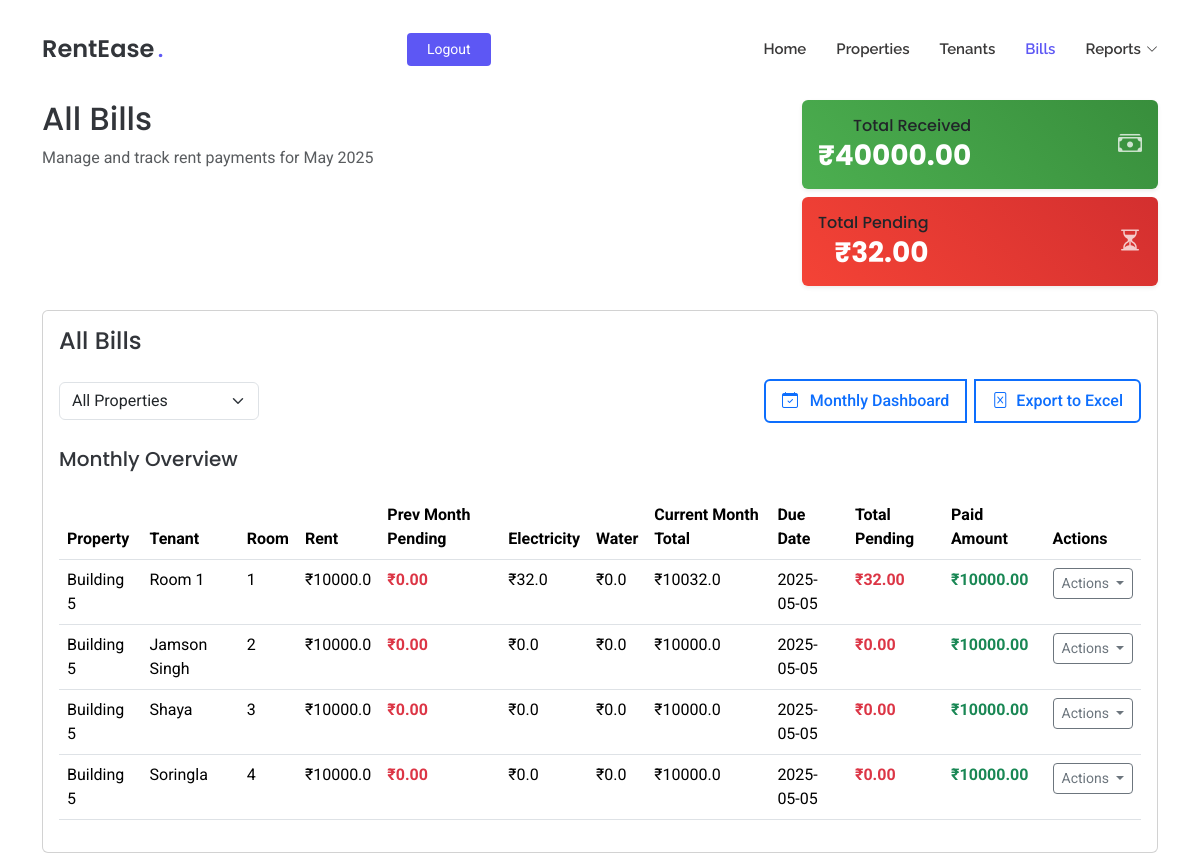
Before: /all-bills (signed in) with the older database file.
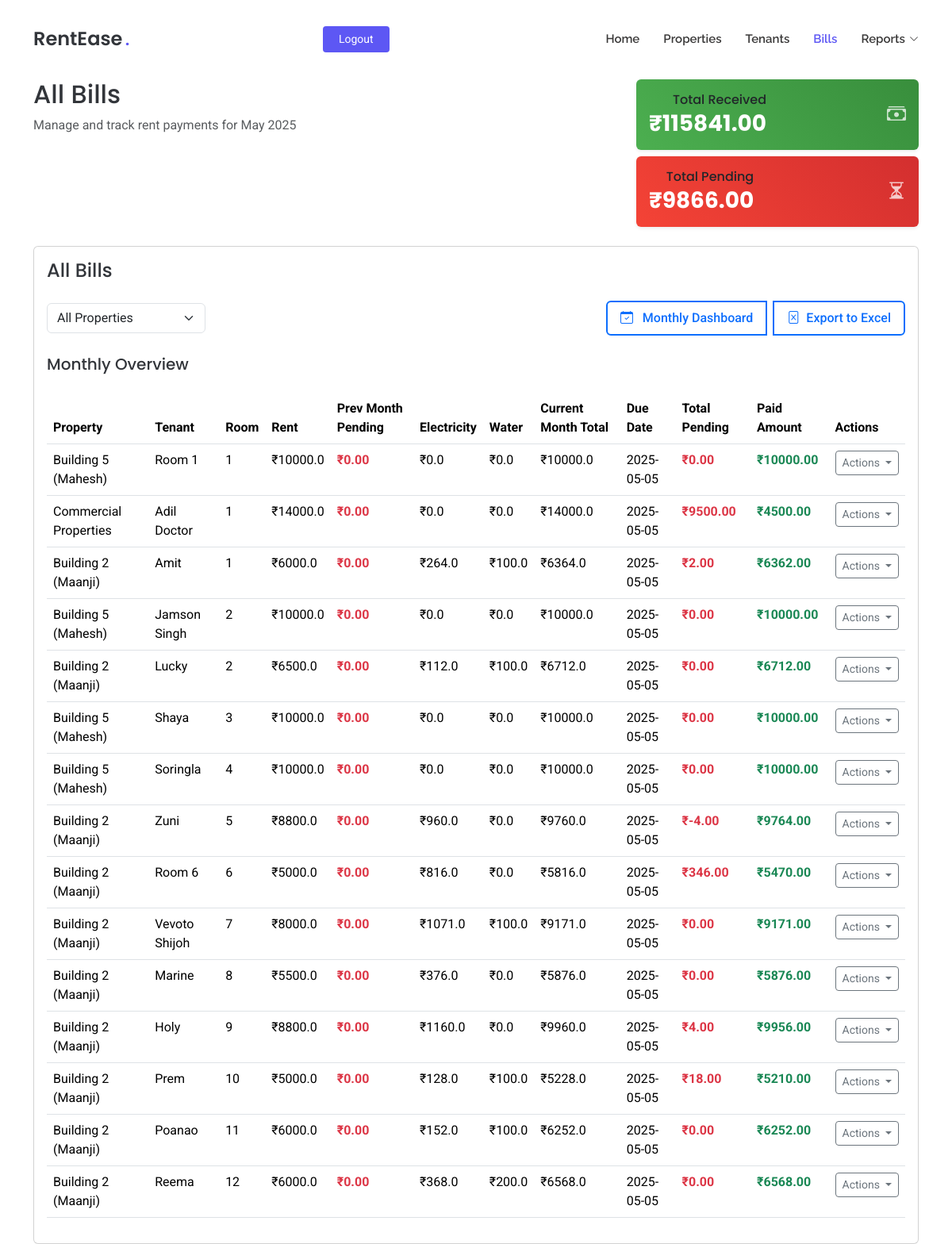
After: the same page with the newer database file.
### tables this page shows
CREATE TABLE tenants
                 (id INTEGER PRIMARY KEY AUTOINCREMENT,
                  name TEXT NOT NULL,
                  property_id INTEGER NOT NULL,
                  room_id INTEGER NOT NULL,
                  phone_number TEXT NOT NULL,
                  move_in_date DATE NOT NULL,
                  police_verification TEXT, email TEXT, move_out_date DATE,
                  FOREIGN KEY (property_id) REFERENCES properties (id),
                  FOREIGN KEY (room_id) REFERENCES rooms (id));

CREATE TABLE properties
                 (id INTEGER PRIMARY KEY AUTOINCREMENT,
                  name TEXT NOT NULL,
                  address TEXT NOT NULL,
                  user_id INTEGER NOT NULL,
                  FOREIGN KEY (user_id) REFERENCES users (id));

### app/routes.py (the view)
@app.route('/all-bills')
def all_bills():
    if 'user_id' not in session:
        return redirect(url_for('login'))
    conn = get_db()
    cursor = conn.cursor()
    cursor.execute('''
        SELECT
            p.name as property_name,
            t.name as tenant_name,
            r.room_number,
            rc.rent as rent_amount,
            COALESCE(SUM(bp.amount), 0) as paid_amount,
            COALESCE((
                SELECT er.total_cost FROM electricity_readings er
                WHERE er.property_id = t.property_id
                  AND er.room_id = t.room_id
                  AND strftime('%Y-%m', er.reading_date) = strftime('%Y-%m', 'now')
                ORDER BY er.reading_date DESC LIMIT 1
            ), rc.electricity_charge) as electricity_rate,
            rc.water_charge as water_rate,
            t.id as tenant_id,
            t.move_in_date,
            CASE
                WHEN t.move_in_date <= date('now') THEN date('now', 'start of month', '+4 days')
                ELSE date(t.move_in_date, 'start of month', '+4 days')
            END as due_date,
            p.id as property_id,
            (rc.rent +
                COALESCE((
                    SELECT er.total_cost FROM electricity_readings er
                    WHERE er.property_id = t.property_id
                      AND er.room_id = t.room_id
                      AND strftime('%Y-%m', er.reading_date) = strftime('%Y-%m', 'now')
                    ORDER BY er.reading_date DESC LIMIT 1
                ), rc.electricity_charge)
                + rc.water_charge) as total_amount,
            CASE
                WHEN EXISTS (
                    SELECT 1
                    FROM bill_payments
                    WHERE tenant_id = t.id
                    AND strftime('%Y-%m', payment_date) = strftime('%Y-%m', date('now', '-1 month'))
                ) THEN ((rc.rent +
                    COALESCE((
                        SELECT er.total_cost FROM electricity_readings er
                        WHERE er.property_id = t.property_id
                          AND er.room_id = t.room_id
                          AND strftime('%Y-%m', er.reading_date) = strftime('%Y-%m', date('now', '-1 month'))
                        ORDER BY er.reading_date DESC LIMIT 1
                    ), rc.electricity_charge)
                    + rc.water_charge) - COALESCE((
                        SELECT SUM(amount)
                        FROM bill_payments
                        WHERE tenant_id = t.id
                        AND strftime('%Y-%m', payment_date) = strftime('%Y-%m', date('now', '-1 month'))
                    ), 0))
                    ELSE 0
            END as prev_month_pending,
            ((rc.rent +
                COALESCE((
                    SELECT er.total_cost FROM electricity_readings er
                    WHERE er.property_id = t.property_id
                      AND er.room_id = t.room_id
                      AND strftime('%Y-%m', er.reading_date) = strftime('%Y-%m', 'now')
                    ORDER BY er.reading_date DESC LIMIT 1
                ), rc.electricity_charge)
                + rc.water_charge) - COALESCE(SUM(bp.amount), 0)) as current_month_pending,
            (((rc.rent +
                COALESCE((
                    SELECT er.total_cost FROM electricity_readings er
                    WHERE er.property_id = t.property_id
                      AND er.room_id = t.room_id
                      AND strftime('%Y-%m', er.reading_date) = strftime('%Y-%m', 'now')
                    ORDER BY er.reading_date DESC LIMIT 1
                ), rc.electricity_charge)
                + rc.water_charge) - COALESCE(SUM(bp.amount), 0)) +
            CASE
                WHEN EXISTS (
                    SELECT 1
                    FROM bill_payments
                    WHERE tenant_id = t.id
                    AND strftime('%Y-%m', payment_date) = strftime('%Y-%m', date('now', '-1 month'))
                ) THEN ((rc.rent +
                    COALESCE((
                        SELECT er.total_cost FROM electricity_readings er
                        WHERE er.property_id = t.property_id
                          AND er.room_id = t.room_id
                          AND strftime('%Y-%m', er.reading_date) = strftime('%Y-%m', date('now', '-1 month'))
                        ORDER BY er.reading_date DESC LIMIT 1
                    ), rc.electricity_charge)
                    + rc.water_charge) - COALESCE((
                        SELECT SUM(amount)
                        FROM bill_payments
                        WHERE tenant_id = t.id
                        AND strftime('%Y-%m', payment_date) = strftime('%Y-%m', date('now', '-1 month'))
                    ), 0))
                    ELSE 0
            END) as total_pending
        FROM tenants t
        JOIN rooms r ON t.room_id = r.id
        JOIN properties p ON r.property_id = p.id
        JOIN room_configurations rc ON r.room_config_id = rc.id
        LEFT JOIN bill_payments bp ON t.id = bp.tenant_id
            AND strftime('%Y-%m', bp.payment_date) = strftime('%Y-%m', 'now')
        WHERE p.user_id = ?
        GROUP BY t.id
        ORDER BY r.room_number
    ''', (session['user_id'],))
    tenants = cursor.fetchall()
    total_stats = {
        'total': sum(tenant['total_amount'] for tenant in tenants),
        'paid': sum(tenant['paid_amount'] for tenant in tenants),
        'pending': sum(tenant['total_pending'] for tenant in tenants)
    }
    today = datetime.now()
    months = []
    monthly_totals = {}
    for i in range(6):
        month_date = today - timedelta(days=30*i)
        year = month_date.year
        month = month_date.month
        cursor.execute('''
            SELECT
                COALESCE(SUM(bp.amount), 0) as paid_amount,
                COUNT(DISTINCT t.id) * (rc.rent + rc.electricity_charge + rc.water_charge) as expected_total
            FROM tenants t
            JOIN rooms r ON t.room_id = r.id
            JOIN properties p ON r.property_id = p.id
            JOIN room_configurations rc ON r.room_config_id = rc.id
            LEFT JOIN bill_payments bp ON t.id = bp.tenant_id
                AND strftime('%Y', bp.payment_date) = ?
                AND strftime('%m', bp.payment_date) = ?
            WHERE p.user_id = ?
        ''', (str(year), f"{month:02d}", session['user_id']))
        result = cursor.fetchone()
        monthly_totals[f"{year}-{month:02d}"] = {
            'paid': result['paid_amount'] if result else 0,
            'pending': (result['expected_total'] - result['paid_amount']) if result else 0
        }
        months.append(month_date)
    properties = cursor.execute('''
        SELECT id, name
        FROM properties
        WHERE user_id = ?
    ''', (session['user_id'],)).fetchall()
    today_date = today.strftime('%Y-%m-%d')
    conn.close()
    return render_template('all_bills.html',
                         tenants=tenants,
                         total_stats=total_stats,
                         months=months,
                         monthly_totals=monthly_totals,
                         properties=properties,
                         today_date=today_date,
                         total_pending=total_stats['pending'],
                         current_month=today.strftime('%B %Y'))

### app/routes.py (called while the page is built)
def get_db():
    conn = sqlite3.connect('rentease.db')
    conn.row_factory = sqlite3.Row
    return conn

### app/templates/all_bills.html (shortened to what the changed rows need)
<!DOCTYPE html>
<html lang="en">
<head>
  <link href="{{ url_for('static', filename='assets/vendor/bootstrap/css/bootstrap.min.css') }}" rel="stylesheet">
  <link href="{{ url_for('static', filename='assets/vendor/bootstrap-icons/bootstrap-icons.css') }}" rel="stylesheet">
  <link href="{{ url_for('static', filename='assets/vendor/aos/aos.css') }}" rel="stylesheet">
  <link href="{{ url_for('static', filename='assets/css/main.css') }}" rel="stylesheet">
</head>
<body class="index-page">
  <header id="header" class="header d-flex align-items-center fixed-top">
    <div class="container position-relative d-flex align-items-center justify-content-between">
      <a href="{{ url_for('index') }}" class="logo d-flex align-items-center me-auto me-xl-0">
        <h1 class="sitename">RentEase</h1><span>.</span>
      </a>
    </div>
  </header>
  <main class="main" style="margin-top: 100px;">
    <div class="container mt-5">
      <div class="row mb-4">
        <div class="col-md-8">
          <h2>All Bills</h2>
        </div>
        <div class="col-md-4 text-md-end">
          <div class="card border-0 shadow-sm mb-2" style="background: linear-gradient(45deg, #4CAF50, #388E3C);">
            <div class="card-body p-3">
              <div class="d-flex justify-content-between align-items-center">
                <div>
                  <h6 class="card-title mb-1 text-white-75">Total Received</h6>
                  <h3 class="mb-0 fw-bold text-white">₹{{ "%.2f"|format(tenants|sum(attribute='paid_amount')) }}</h3>
                </div>
              </div>
            </div>
          </div>
          <div class="card border-0 shadow-sm" style="background: linear-gradient(45deg, #F44336, #D32F2F);">
            <div class="card-body p-3">
              <div class="d-flex justify-content-between align-items-center">
                <div>
                  <h6 class="card-title mb-1 text-white-75">Total Pending</h6>
                  <h3 class="mb-0 fw-bold text-white">₹{{ "%.2f"|format(total_pending) }}</h3>
                </div>
              </div>
            </div>
          </div>
        </div>
      </div>
      <div class="card">
        <div class="card-body">
          <div class="table-responsive">
            <table class="table table-hover" id="billsTable">
              <thead>
                <tr>
                  <th>Property</th>
                  <th>Tenant</th>
                  <th>Room</th>
                  <th>Rent</th>
                  <th>Prev Month Pending</th>
                  <th>Electricity</th>
                  <th>Water</th>
                  <th>Current Month Total</th>
                  <th>Due Date</th>
                  <th>Total Pending</th>
                  <th>Paid Amount</th>
                  <th>Actions</th>
                </tr>
              </thead>
              <tbody>
                {% for tenant in tenants %}
                <tr data-property-id="{{ tenant.property_id }}">
                  <td>{{ tenant.property_name }}</td>
                  <td>{{ tenant.tenant_name }}</td>
                  <td>{{ tenant.room_number }}</td>
                  <td>₹{{ tenant.rent_amount }}</td>
                  <td class="text-danger fw-bold">₹{{ "%.2f"|format(tenant.prev_month_pending) }}</td>
                  <td>₹{{ tenant.electricity_rate }}</td>
                  <td>₹{{ tenant.water_rate }}</td>
                  <td>₹{{ tenant.total_amount }}</td>
                  <td>{{ tenant.due_date }}</td>
                  <td class="text-danger fw-bold">₹{{ "%.2f"|format(tenant.total_pending) }}</td>
                  <td class="text-success fw-bold">₹{{ "%.2f"|format(tenant.paid_amount) }}</td>
                  <td>
                    <div class="dropdown">
                      <button class="btn btn-sm btn-outline-secondary dropdown-toggle" type="button" data-bs-toggle="dropdown">
                        Actions
                      </button>
                    </div>
                  </td>
                </tr>
                {% endfor %}
              </tbody>
            </table>
          </div>
        </div>
      </div>
    </div>
  </main>
</body>
</html>

Changed rows visible on the page:
no longer on this page (row unchanged): tenants: property_name "Building 5", tenant_name "Room 1", room_number "1", rent_amount "10000.0", prev_month_pending "0.00", electricity_rate "32.0", water_rate "0.0", total_amount "10032.0", due_date "2025-05-05", total_pending "32.00", paid_amount "10000.00"
no longer on this page (row unchanged): tenants: property_name "Building 5", tenant_name "Jamson Singh", room_number "2", rent_amount "10000.0", prev_month_pending "0.00", electricity_rate "0.0", water_rate "0.0", total_amount "10000.0", due_date "2025-05-05", total_pending "0.00", paid_amount "10000.00"
no longer on this page (row unchanged): tenants: property_name "Building 5", tenant_name "Shaya", room_number "3", rent_amount "10000.0", prev_month_pending "0.00", electricity_rate "0.0", water_rate "0.0", total_amount "10000.0", due_date "2025-05-05", total_pending "0.00", paid_amount "10000.00"
no longer on this page (row unchanged): tenants: property_name "Building 5", tenant_name "Soringla", room_number "4", rent_amount "10000.0", prev_month_pending "0.00", electricity_rate "0.0", water_rate "0.0", total_amount "10000.0", due_date "2025-05-05", total_pending "0.00", paid_amount "10000.00"
added tenants: property_name "Building 5 (Mahesh)", tenant_name "Room 1", room_number "1", rent_amount "10000.0", prev_month_pending "0.00", electricity_rate "0.0", water_rate "0.0", total_amount "10000.0", due_date "2025-05-05", total_pending "0.00", paid_amount "10000.00"
added tenants: property_name "Commercial Properties", tenant_name "Adil Doctor", room_number "1", rent_amount "14000.0", prev_month_pending "0.00", electricity_rate "0.0", water_rate "0.0", total_amount "14000.0", due_date "2025-05-05", total_pending "9500.00", paid_amount "4500.00"
added tenants: property_name "Building 2 (Maanji)", tenant_name "Amit", room_number "1", rent_amount "6000.0", prev_month_pending "0.00", electricity_rate "264.0", water_rate "100.0", total_amount "6364.0", due_date "2025-05-05", total_pending "2.00", paid_amount "6362.00"
added tenants: property_name "Building 5 (Mahesh)", tenant_name "Jamson Singh", room_number "2", rent_amount "10000.0", prev_month_pending "0.00", electricity_rate "0.0", water_rate "0.0", total_amount "10000.0", due_date "2025-05-05", total_pending "0.00", paid_amount "10000.00"
added tenants: property_name "Building 2 (Maanji)", tenant_name "Lucky", room_number "2", rent_amount "6500.0", prev_month_pending "0.00", electricity_rate "112.0", water_rate "100.0", total_amount "6712.0", due_date "2025-05-05", total_pending "0.00", paid_amount "6712.00"
added tenants: property_name "Building 5 (Mahesh)", tenant_name "Shaya", room_number "3", rent_amount "10000.0", prev_month_pending "0.00", electricity_rate "0.0", water_rate "0.0", total_amount "10000.0", due_date "2025-05-05", total_pending "0.00", paid_amount "10000.00"
added tenants: property_name "Building 5 (Mahesh)", tenant_name "Soringla", room_number "4", rent_amount "10000.0", prev_month_pending "0.00", electricity_rate "0.0", water_rate "0.0", total_amount "10000.0", due_date "2025-05-05", total_pending "0.00", paid_amount "10000.00"
added tenants: property_name "Building 2 (Maanji)", tenant_name "Zuni", room_number "5", rent_amount "8800.0", prev_month_pending "0.00", electricity_rate "960.0", water_rate "0.0", total_amount "9760.0", due_date "2025-05-05", total_pending "-4.00", paid_amount "9764.00"
added tenants: property_name "Building 2 (Maanji)", tenant_name "Room 6", room_number "6", rent_amount "5000.0", prev_month_pending "0.00", electricity_rate "816.0", water_rate "0.0", total_amount "5816.0", due_date "2025-05-05", total_pending "346.00", paid_amount "5470.00"
added tenants: property_name "Building 2 (Maanji)", tenant_name "Vevoto Shijoh", room_number "7", rent_amount "8000.0", prev_month_pending "0.00", electricity_rate "1071.0", water_rate "100.0", total_amount "9171.0", due_date "2025-05-05", total_pending "0.00", paid_amount "9171.00"
added tenants: property_name "Building 2 (Maanji)", tenant_name "Marine", room_number "8", rent_amount "5500.0", prev_month_pending "0.00", electricity_rate "376.0", water_rate "0.0", total_amount "5876.0", due_date "2025-05-05", total_pending "0.00", paid_amount "5876.00"
added tenants: property_name "Building 2 (Maanji)", tenant_name "Holy", room_number "9", rent_amount "8800.0", prev_month_pending "0.00", electricity_rate "1160.0", water_rate "0.0", total_amount "9960.0", due_date "2025-05-05", total_pending "4.00", paid_amount "9956.00"
added tenants: property_name "Building 2 (Maanji)", tenant_name "Prem", room_number "10", rent_amount "5000.0", prev_month_pending "0.00", electricity_rate "128.0", water_rate "100.0", total_amount "5228.0", due_date "2025-05-05", total_pending "18.00", paid_amount "5210.00"
added tenants: property_name "Building 2 (Maanji)", tenant_name "Poanao", room_number "11", rent_amount "6000.0", prev_month_pending "0.00", electricity_rate "152.0", water_rate "100.0", total_amount "6252.0", due_date "2025-05-05", total_pending "0.00", paid_amount "6252.00"
added tenants: property_name "Building 2 (Maanji)", tenant_name "Reema", room_number "12", rent_amount "6000.0", prev_month_pending "0.00", electricity_rate "368.0", water_rate "200.0", total_amount "6568.0", due_date "2025-05-05", total_pending "0.00", paid_amount "6568.00"
Other visible differences:
{{ "%.2f"|format(tenants|sum(attribute='paid_amount')) }}: "40000.00" → "115841.00"
{{ "%.2f"|format(total_pending) }}: "32.00" → "9866.00"
